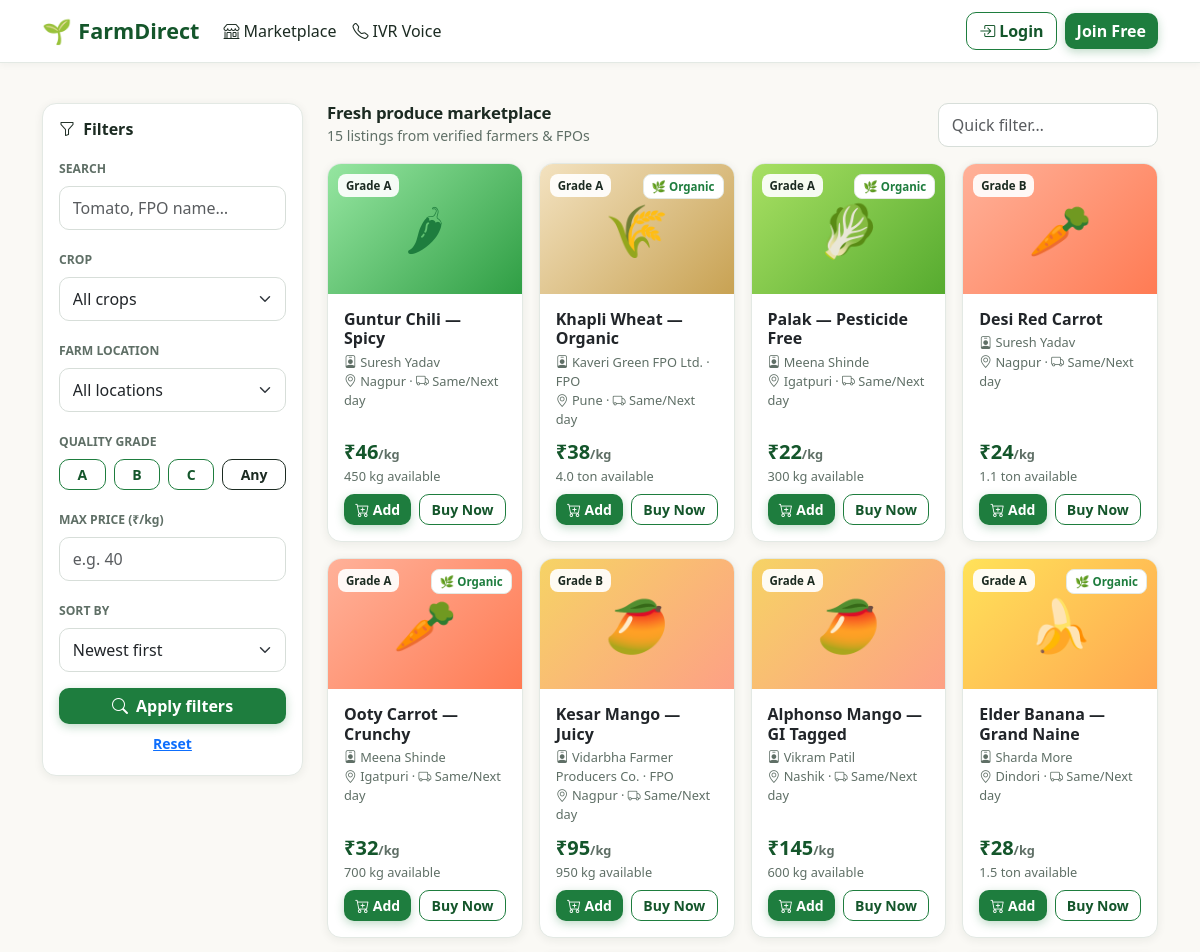
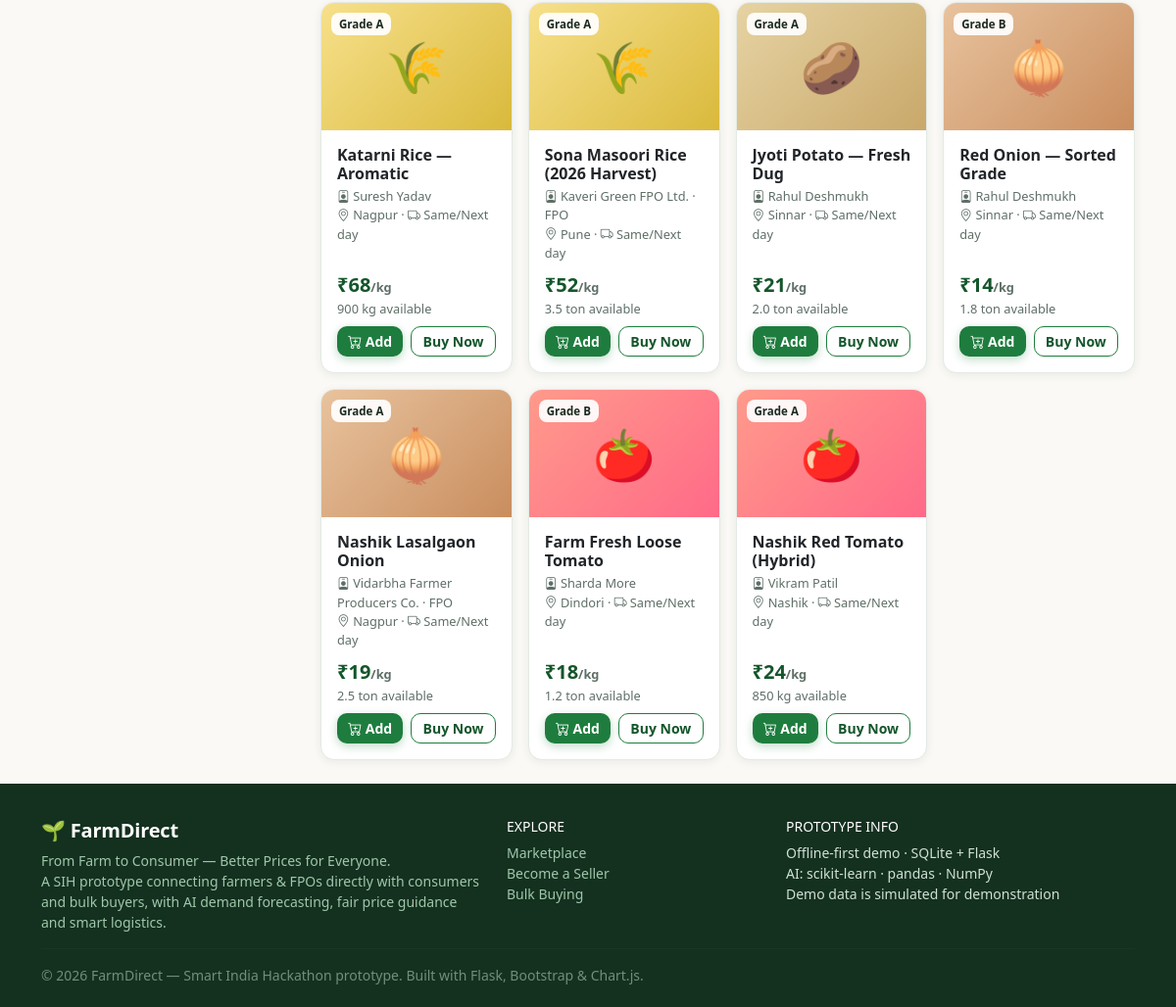
/marketplace, run on the app's committed database (2 pictures, top to bottom).
### tables this page shows
CREATE TABLE products (
    id           INTEGER PRIMARY KEY AUTOINCREMENT,
    seller_id    INTEGER NOT NULL REFERENCES users(id),
    crop         TEXT NOT NULL,
    name         TEXT NOT NULL,
    category     TEXT DEFAULT 'Vegetables',
    grade        TEXT NOT NULL CHECK (grade IN ('A','B','C')),
    quantity_kg  REAL NOT NULL,
    price_per_kg REAL NOT NULL,
    harvest_date TEXT,
    organic      INTEGER DEFAULT 0,
    description  TEXT,
    unit_label   TEXT DEFAULT 'kg',
    status       TEXT DEFAULT 'active' CHECK (status IN ('active','sold_out','removed')),
    created_at   TEXT DEFAULT (datetime('now','localtime'))
);

CREATE TABLE users (
    id            INTEGER PRIMARY KEY AUTOINCREMENT,
    name          TEXT NOT NULL,
    email         TEXT UNIQUE NOT NULL,
    phone         TEXT,
    password_hash TEXT NOT NULL,
    role          TEXT NOT NULL CHECK (role IN ('farmer','fpo','consumer','buyer','admin')),
    city          TEXT,
    state         TEXT,
    lat           REAL,
    lng           REAL,
    active        INTEGER DEFAULT 1,
    created_at    TEXT DEFAULT (datetime('now','localtime'))
);

### views.py (the view)
@bp.route("/marketplace")
def marketplace():
    crops = [r["crop"] for r in db.query(
        "SELECT DISTINCT crop FROM products WHERE status='active' ORDER BY crop")]
    cities = [r["city"] for r in db.query(
        "SELECT DISTINCT city FROM users WHERE role IN ('farmer','fpo') ORDER BY city")]
    q = request.args.get("q", "").strip()
    crop = request.args.get("crop", "")
    city = request.args.get("city", "")
    grade = request.args.get("grade", "")
    max_price = request.args.get("max_price", "")
    sort = request.args.get("sort", "recent")
    sql = ("SELECT p.*, u.name AS seller_name, u.role AS seller_role, u.city, "
           "(SELECT rating FROM farmers f WHERE f.user_id=p.seller_id) AS rating "
           "FROM products p JOIN users u ON u.id=p.seller_id WHERE p.status='active'")
    args = []
    if q:
        sql += " AND (p.name LIKE ? OR p.crop LIKE ? OR u.name LIKE ?)"
        args += [f"%{q}%"] * 3
    if crop:
        sql += " AND p.crop=?"
        args.append(crop)
    if city:
        sql += " AND u.city=?"
        args.append(city)
    if grade:
        sql += " AND p.grade=?"
        args.append(grade)
    if max_price:
        try:
            sql += " AND p.price_per_kg<=?"
            args.append(float(max_price))
        except ValueError:
            pass
    order = {"recent": "p.id DESC", "price_asc": "p.price_per_kg ASC",
             "price_desc": "p.price_per_kg DESC", "qty": "p.quantity_kg DESC"}.get(sort, "p.id DESC")
    sql += f" ORDER BY {order}"
    products = db.query(sql, args)
    cart_count = _cart_count()
    return render_template("marketplace.html", products=products, crops=crops,
                           cities=cities, filters={"q": q, "crop": crop, "city": city,
                                                   "grade": grade, "max_price": max_price,
                                                   "sort": sort},
                           cart_count=cart_count)

### auth.py (called while the page is built, shortened)
@bp.before_app_request
def load_logged_in_user():
    uid = session.get("uid")
    g.user = None
    g.role = None

### db.py (called while the page is built)
def get_db():
    os.makedirs(os.path.dirname(DB_PATH), exist_ok=True)
    conn = sqlite3.connect(DB_PATH, timeout=15)
    conn.row_factory = sqlite3.Row
    conn.execute("PRAGMA foreign_keys = ON")
    return conn

def query(sql, args=(), one=False):
    conn = get_db()
    try:
        rows = conn.execute(sql, args).fetchall()
        return (rows[0] if rows else None) if one else rows
    finally:
        conn.close()

### helpers.py (called while the page is built)
def kg(value):
    try:
        v = float(value)
    except (TypeError, ValueError):
        return "0 kg"
    if v >= 1000:
        return f"{v / 1000:.1f} ton"
    return f"{v:g} kg"

### views.py (called while the page is built)
def _cart_count():
    if not g.get("user"):
        return 0
    return db.query("SELECT COALESCE(SUM(quantity_kg),0) n FROM cart_items WHERE user_id=?",
                    (g.user["id"],), one=True)["n"]

### templates/marketplace.html (shortened to what this page needs)
{% extends "base.html" %}
{% block content %}
<section class="container py-4">
  <div class="row g-4">
    <div class="col-lg-3">
      <div class="fd-card p-3 mb-3">
        <h6 class="fw-bold mb-3"><i class="bi bi-funnel me-1"></i> Filters</h6>
        <form method="get">
          <div class="mb-3">
            <label class="form-label tiny-note fw-bold">SEARCH</label>
            <input class="form-control" name="q" value="{{ filters.q }}" placeholder="Tomato, FPO name…">
          </div>
          <div class="mb-3">
            <label class="form-label tiny-note fw-bold">CROP</label>
            <select class="form-select" name="crop">
              <option value="">All crops</option>
            </select>
          </div>
          <div class="mb-3">
            <label class="form-label tiny-note fw-bold">FARM LOCATION</label>
            <select class="form-select" name="city">
              <option value="">All locations</option>
            </select>
          </div>
          <div class="mb-3">
            <label class="form-label tiny-note fw-bold">QUALITY GRADE</label>
            <div class="d-flex gap-2">
              {% for gr in ['A','B','C'] %}
              <label class="btn btn-fd-outline btn-sm flex-fill" for="g{{ gr }}">{{ gr }}</label>
              {% endfor %}
              <label class="btn btn-fd-outline btn-sm flex-fill" for="gall">Any</label>
            </div>
          </div>
          <div class="mb-3">
            <label class="form-label tiny-note fw-bold">MAX PRICE (₹/kg)</label>
            <input type="number" class="form-control" name="max_price" value="{{ filters.max_price }}" placeholder="e.g. 40" min="1">
          </div>
          <div class="mb-3">
            <label class="form-label tiny-note fw-bold">SORT BY</label>
            <select class="form-select" name="sort">
              <option value="recent" {% if filters.sort == 'recent' %}selected{% endif %}>Newest first</option>
            </select>
          </div>
          <button class="btn btn-fd w-100"><i class="bi bi-search me-1"></i> Apply filters</button>
          <a href="{{ url_for('views.marketplace') }}" class="btn btn-link w-100 btn-sm mt-1">Reset</a>
        </form>
      </div>
    </div>
    <div class="col-lg-9">
      <div class="d-flex justify-content-between align-items-center mb-3">
        <div>
          <h2 class="fd-section-title mb-0">Fresh produce marketplace</h2>
          <span class="fd-subtle">{{ products|length }} listings from verified farmers &amp; FPOs</span>
        </div>
        <input class="form-control" style="max-width:220px" placeholder="Quick filter…" oninput="quickFilter(this)">
      </div>
      {% if products %}
      <div class="row g-3">
        {% for p in products %}
          {% include "partials/product_card.html" %}
        {% endfor %}
      </div>
      {% endif %}
    </div>
  </div>
</section>
{% endblock %}

### templates/partials/product_card.html
{% set meta = CROP_META.get(p['crop'], {'icon':'🌾','grad':'linear-gradient(135deg,#d5e8d8,#a8cbae)'}) %}
<div class="col-6 col-md-4 col-lg-3" data-product-card>
  <div class="fd-card fd-card-hover fd-product-card d-flex flex-column">
    <a href="{{ url_for('views.product_detail', pid=p['id']) }}" class="text-decoration-none">
      <div class="fd-product-img" style="background:{{ meta.grad }}">
        <span class="fd-grade-badge">Grade {{ p['grade'] }}</span>
        {% if p['organic'] %}<span class="fd-organic-badge">🌿 Organic</span>{% endif %}
        {{ meta.icon }}
      </div>
    </a>
    <div class="p-3 d-flex flex-column flex-grow-1">
      <a href="{{ url_for('views.product_detail', pid=p['id']) }}" class="text-decoration-none text-body">
        <h6 class="mb-1 fw-bold">{{ p['name'] }}</h6>
      </a>
      <div class="fd-meta mb-2">
        <i class="bi bi-person-badge"></i> {{ p['seller_name'] }}{% if p['seller_role'] == 'fpo' %} · FPO{% endif %}
        <br><i class="bi bi-geo-alt"></i> {{ p['city'] }} · <i class="bi bi-truck"></i> Same/Next day
      </div>
      <div class="d-flex justify-content-between align-items-end mt-auto">
        <div>
          <div class="fd-price">₹{{ '%g'|format(p['price_per_kg']) }}<span class="fd-meta">/kg</span></div>
          <div class="fd-meta">{{ p['quantity_kg']|kg }} available</div>
        </div>
      </div>
      <div class="d-flex gap-2 mt-2">
        {% if g.role in (None, 'consumer') %}
        <button class="btn btn-fd btn-sm flex-fill" onclick="addToCart({{ p['id'] }}, {{ p['quantity_kg'] < 5 and p['quantity_kg'] or 2 }})">
          <i class="bi bi-cart-plus"></i> Add
        </button>
        {% endif %}
        <a class="btn btn-fd-outline btn-sm flex-fill" href="{{ url_for('views.product_detail', pid=p['id']) }}">Buy Now</a>
      </div>
    </div>
  </div>
</div>

### static/css/style.css (style rules this page uses)
:root { --fd-green: #1e7d3e; --fd-green-dark: #14562b; --fd-green-light: #e8f5ec; --fd-green-soft: #f2f9f4; --fd-amber: #e8a013; --fd-amber-light: #fdf3dd; --fd-cream: #faf9f5; --fd-ink: #1c2b22; --fd-muted: #5f6f66; --fd-border: #e3e9e4; --fd-radius: 14px; --fd-shadow: 0 2px 10px rgba(28, 43, 34, .07); --fd-shadow-lg: 0 10px 30px rgba(28, 43, 34, .12); }
body { background: var(--fd-cream); color: var(--fd-ink); font-family: "Segoe UI", system-ui, -apple-system, Roboto, "Helvetica Neue", Arial, sans-serif; min-height: 100vh; display: flex; flex-direction: column; }
h1, h2, h3, h4, h5, .fd-brand { font-weight: 700; letter-spacing: -.2px; }
a { color: var(--fd-green); }
.btn { border-radius: 10px; font-weight: 600; }
.btn-fd { background: var(--fd-green); color: #fff; border: none; box-shadow: 0 3px 10px rgba(30, 125, 62, .28); }
.btn-fd-outline { background: #fff; color: var(--fd-green-dark); border: 1.5px solid var(--fd-green); }
.fd-card { background: #fff; border: 1px solid var(--fd-border); border-radius: var(--fd-radius); box-shadow: var(--fd-shadow); }
.fd-card-hover { transition: transform .18s ease, box-shadow .18s ease; }
.fd-product-card { overflow: hidden; height: 100%; }
.fd-product-img { height: 130px; display: flex; align-items: center; justify-content: center; font-size: 3.2rem; position: relative; }
.fd-grade-badge { position: absolute; top: 10px; left: 10px; background: rgba(255,255,255,.92); border-radius: 8px; font-size: .72rem; font-weight: 800; padding: .18rem .5rem; color: var(--fd-ink); }
.fd-organic-badge { position: absolute; top: 10px; right: 10px; background: #fff; border: 1px solid var(--fd-border); border-radius: 8px; font-size: .72rem; font-weight: 700; padding: .18rem .5rem; }
.fd-price { font-size: 1.25rem; font-weight: 800; color: var(--fd-green-dark); }
.fd-meta { font-size: .8rem; color: var(--fd-muted); }
.form-control, .form-select { border-radius: 10px; border-color: #d7ded9; padding: .55rem .8rem; }
.form-label { font-weight: 600; font-size: .9rem; }
.fd-section-title { font-size: 1.05rem; font-weight: 800; margin-bottom: .2rem; }
.fd-subtle { color: var(--fd-muted); font-size: .88rem; }
.tiny-note { font-size: .76rem; color: var(--fd-muted); }

### data on the page
products: grade "A", icon "🌶", name "Guntur Chili — Spicy", seller_name "Suresh Yadav", city "Nagpur", price_per_kg "46", quantity_kg|kg "450 kg"
products: grade "A", organic "🌿 Organic", icon "🌾", name "Khapli Wheat — Organic", seller_name "Kaveri Green FPO Ltd.", shows "· FPO", city "Pune", price_per_kg "38", quantity_kg|kg "4.0 ton"
products: grade "A", organic "🌿 Organic", icon "🥬", name "Palak — Pesticide Free", seller_name "Meena Shinde", city "Igatpuri", price_per_kg "22", quantity_kg|kg "300 kg"
products: grade "B", icon "🥕", name "Desi Red Carrot", seller_name "Suresh Yadav", city "Nagpur", price_per_kg "24", quantity_kg|kg "1.1 ton"
products: grade "A", organic "🌿 Organic", icon "🥕", name "Ooty Carrot — Crunchy", seller_name "Meena Shinde", city "Igatpuri", price_per_kg "32", quantity_kg|kg "700 kg"
products: grade "B", icon "🥭", name "Kesar Mango — Juicy", seller_name "Vidarbha Farmer Producers Co.", shows "· FPO", city "Nagpur", price_per_kg "95", quantity_kg|kg "950 kg"
products: grade "A", icon "🥭", name "Alphonso Mango — GI Tagged", seller_name "Vikram Patil", city "Nashik", price_per_kg "145", quantity_kg|kg "600 kg"
products: grade "A", organic "🌿 Organic", icon "🍌", name "Elder Banana — Grand Naine", seller_name "Sharda More", city "Dindori", price_per_kg "28", quantity_kg|kg "1.5 ton"
products: grade "A", icon "🌾", name "Katarni Rice — Aromatic", seller_name "Suresh Yadav", city "Nagpur", price_per_kg "68", quantity_kg|kg "900 kg"
products: grade "A", icon "🌾", name "Sona Masoori Rice (2026 Harvest)", seller_name "Kaveri Green FPO Ltd.", shows "· FPO", city "Pune", price_per_kg "52", quantity_kg|kg "3.5 ton"
products: grade "A", icon "🥔", name "Jyoti Potato — Fresh Dug", seller_name "Rahul Deshmukh", city "Sinnar", price_per_kg "21", quantity_kg|kg "2.0 ton"
products: grade "B", icon "🧅", name "Red Onion — Sorted Grade", seller_name "Rahul Deshmukh", city "Sinnar", price_per_kg "14", quantity_kg|kg "1.8 ton"
products: grade "A", icon "🧅", name "Nashik Lasalgaon Onion", seller_name "Vidarbha Farmer Producers Co.", shows "· FPO", city "Nagpur", price_per_kg "19", quantity_kg|kg "2.5 ton"
products: grade "B", icon "🍅", name "Farm Fresh Loose Tomato", seller_name "Sharda More", city "Dindori", price_per_kg "18", quantity_kg|kg "1.2 ton"
products: grade "A", icon "🍅", name "Nashik Red Tomato (Hybrid)", seller_name "Vikram Patil", city "Nashik", price_per_kg "24", quantity_kg|kg "850 kg"

### other printed values
{{ gr }} "A" "B" "C"
{{ products|length }} "15"
